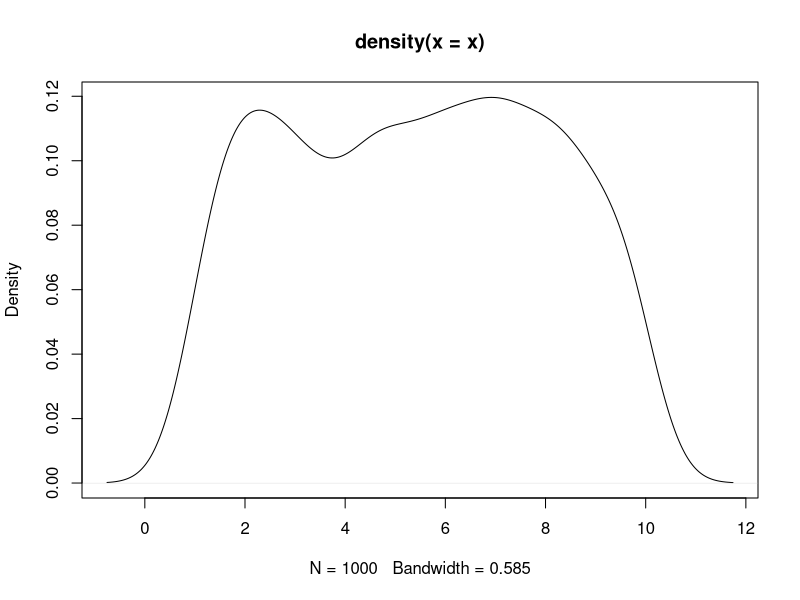
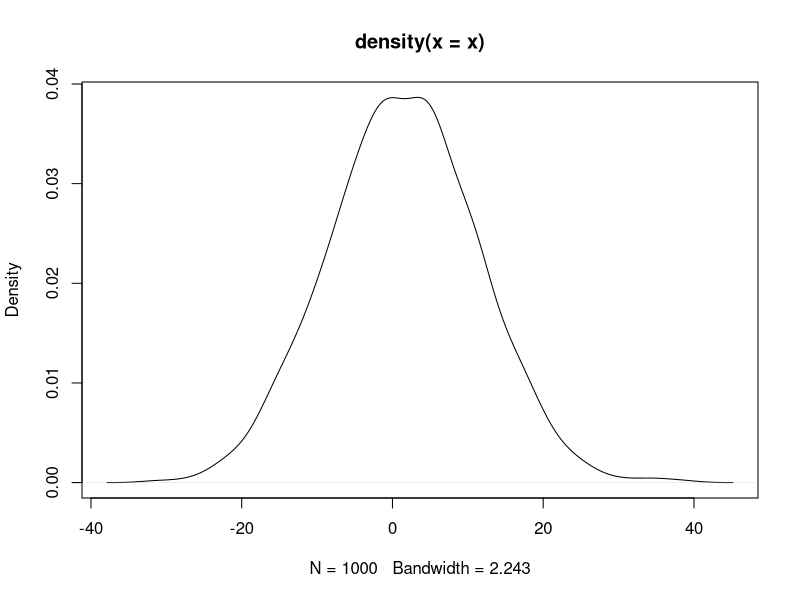
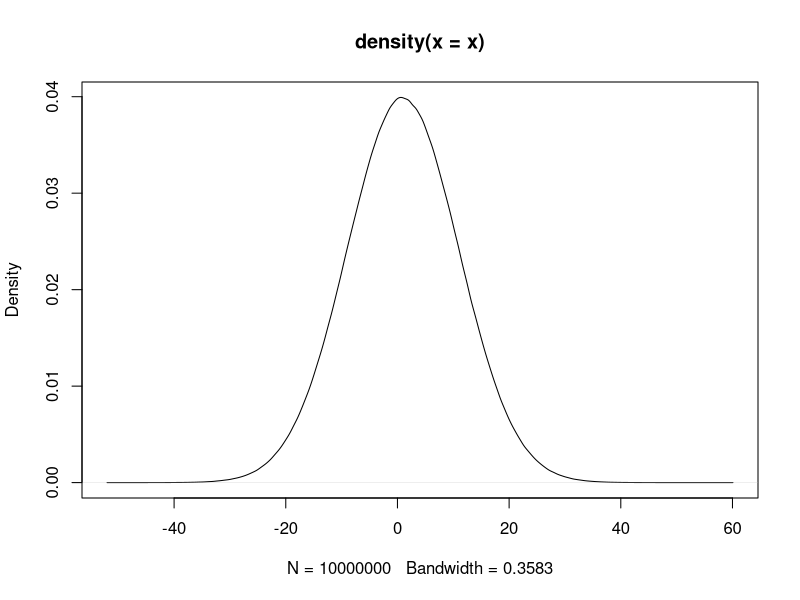

Write the R code that produced these figures, in order.
## ---- chunk 1
a <- 1
b <- c(1, 2, 3, 4)
c <- c("1", "2", "3", "4")
d <- c(b, a)
e <- "abcd"
## ---- chunk 2
# df <- data.frame(a = c(1, 2, 3), b = c(3, 4, 5))
## ---- chunk 3
income <- c(70100, 51300, 51100, 48400, 47600, 43000)
county <- c("台北", "新北", "桃園", "高雄", "台中", "台南")
population <- c(2.6, 3.9, 2.2, 2.7, 2.8, 1.8)
area <- c(271.8, 2052.5, 1221, 2951.9, 2214.9, 2191.7)
## ---- chunk 4
a <- seq(11, 99, 11)
a
b <- 11:20
b
## ---- chunk 5
x <- runif(1000, 1, 10) # uniform dist, n=1000
plot(density(x))
x <- rnorm(1000, 1, 10) # uniform dist, n=1000
plot(density(x))
x <- rnorm(10000000, 1, 10) # normal dist, n=1000
plot(density(x))
## ---- chunk 6
county
income
head(county)
tail(county)
length(county)
# View(county)
## ---- chunk 7
county
county[c(5, 3, 1)] # how about country[c(1, 3, 5)]
county[3:6] # is it equal to country[c(3, 4, 5, 6)]
a <- 11:19
a[3:length(a)]
a[length(a):3]
## ---- chunk 8
b <- 11:20
b[-(3:5)]
b[-c(1, 3, 5)]
b
## ---- chunk 9
b <- b[-(3:5)]
b

a <- seq(11, 99, 11)
a <- a[-c(1, 3, 5)]
a

## ---- chunk 10
a <- 1:10
a <- c(a, 11)
a
b
a <- c(a, b)
a
a <- c(a, a, b)
a
## ---- chunk 11
a <- 11:19
a + 3
a / 2

a %% 2
a %/% 2
a %% 2== 0
a %% 2 != 0
a[a%% 2 == 0]
a[a%%2 != 0]
a <- a %% 2 	# modular arithmetic, get the reminder
a <- a %/% 2 	# Quotient

## ---- chunk 12
a %% 2 == 0 	# deteting odd/even number
a %% 2 != 0
a[a%%2==0]
a > b
income > mean(income)

TRUE == T 		# == equal to,
TRUE != F    	# != Not equal to

any(a>11) # is there any element larger than 1
all(a>11) # are all elements larger than 1

## ---- chunk 13
a <- seq(11, 55, 11)
a[c(T, F, T, F, T)]
a[a%%2==1]
a%%2
a%%2==1
a <- c("你好","你好棒棒","你好棒","你真的好棒")
a[nchar(a)>3]

# which will return "index-of"
a <- seq(11, 55, 11)
a[which(a%%2==1)]
which(a%%2==1)
## ---- chunk 14
x <- c(33, 55, 22, 13, 4, 24)
sort(x)
x <- sort(x) # assign to replace original x
order(x) 
x[order(x)]
## ---- chunk 15
a <- 11:19
min(a); max(a); mean(a); median(a); sd(a)
log2(a)
log1p(a)
?log1p
## ---- chunk 16
mode(county)				# character
mode(income)					# numeric
mode(income > mean(income))	# logical

testing <- c("26.142", "12.008", "7.032", "13.646", "4.589")
mode(testing)				# character

## ---- chunk 17
income.c <- as.character(income)
population.c <- as.numeric(population)

a <- seq(11, 99, 11)
a <- c(a, "100")

a <- seq(11, 99, 11)
sum(a%%2==1)

## ---- chunk 18
a <- seq(11, 55, 11)
paste("A", a)		# concatenate
paste0("A", a)		# concatenate

